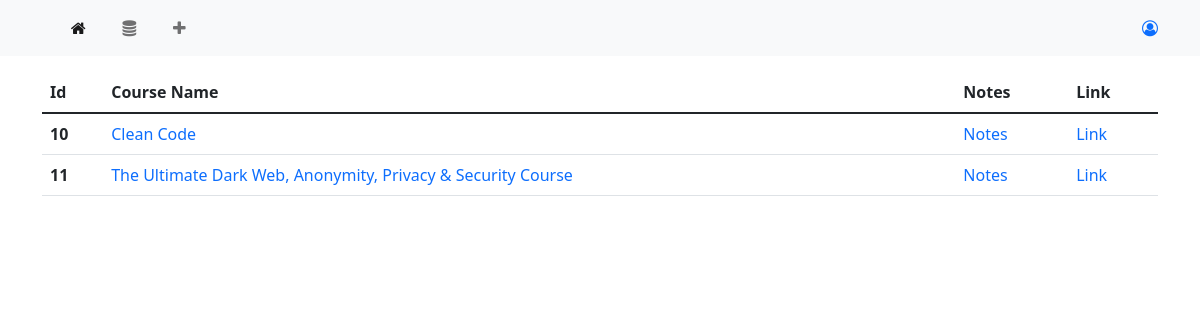
Page /course/ on the earlier database version.
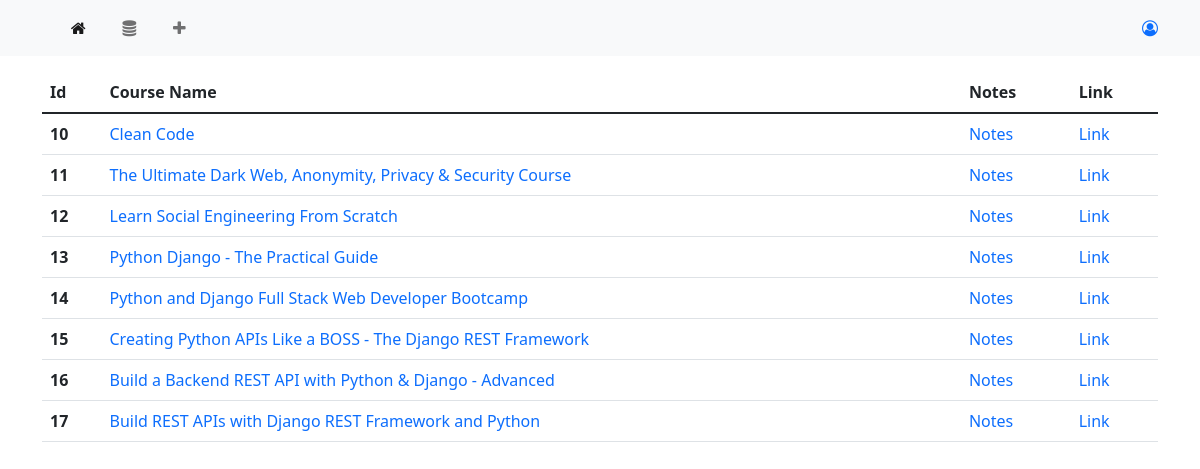
Same page on the later database version.
### myapp/models.py (models this page shows, shortened)
class Course(models.Model):
    title = models.CharField(max_length=200)
    google_docs_link = models.URLField(null=True, blank=True)
    link = models.URLField()
    chapters_videos_json = models.TextField()
    category = models.ForeignKey(Category, on_delete=models.CASCADE, null=True, blank=True)
    is_done = models.BooleanField(default=False)

### myapp/views.py (the view)
# urls.py: path('', views.course_list, name='course-list-page'),
def course_list(request):
    context = {
        'courses': Course.objects.all()
    }
    return render(request, 'myapp/course_list.html', context=context)

### myapp/templates/myapp/course_list.html (shortened to what this page needs)
{% extends 'myapp/base.html' %}
{% block home_active %} active {% endblock home_active %}
{% block page_content %}
    <table class="table">
        <thead>
            <tr>
                <th scope="col">Id</th>
                <th scope="col">Course Name</th>
                <th scope="col">Notes</th>
                <th scope="col">Link</th>
            </tr>
        </thead>
        <tbody>
            {% for course in courses %}
                <tr>
                    <th>{{course.id}}</th>
                    <td><a href="{% url 'course-detail-page' course.id %}">{{course.title}} {% if course.is_done %} <span class="done"></span> {% endif %} </a></td>
                    <td><a href="{% if course.google_docs_link %}{{course.google_docs_link}}{% endif %}" target="_blank">Notes</a></td>
                    <td><a href="{% if course.link %}{{course.link}}{% endif %}" target="_blank">Link</a></td>
                </tr>
            {% endfor %}
        </tbody>
    </table>
{% endblock page_content %}

### myapp/templates/myapp/base.html (shortened to what this page needs)
<!doctype html>
<html lang="en">
  <head>
    <link href="https://cdn.jsdelivr.net/npm/bootstrap@5.1.3/dist/css/bootstrap.min.css" rel="stylesheet">
    <link rel="stylesheet" href="https://cdnjs.cloudflare.com/ajax/libs/font-awesome/4.7.0/css/font-awesome.css" />
  </head>
  <body>
    <nav class="navbar navbar-expand navbar-light bg-light">
        <div class="container">
            <div class="collapse navbar-collapse" id="main-nav">
            <ul class="navbar-nav me-auto mb-2 mb-lg-0">
                <li class="nav-item">
                  <a class="nav-link {% block home_active %}{% endblock home_active %}" href="{% url 'course-list-page' %}"><i class="fa fa-home" aria-hidden="true"></i></a>
                </li>
                <li class="nav-item">
                  <a class="nav-link {% block storage_active %}{% endblock storage_active %}" href="{% url 'storage-list-page' %}"><i class="fa fa-database" aria-hidden="true"></i></a>
                </li>
                <li class="nav-item">
                  <a class="nav-link {% block course_add_active %}{% endblock course_add_active %}" href="{% url 'course-add-page' %}"><i class="fa fa-plus" aria-hidden="true"></i></a>
                </li>
            </ul>
            <div class="d-flex">
                <a href="{% url 'admin:index' %}"><i class="fa fa-user-circle-o" aria-hidden="true"></i></a>
            </div>
            </div>
        </div>
    </nav>
    <div class="container my-3">
      {% block page_content %}{% endblock page_content %}
    </div>
  </body>
</html>

### myapp/templates/myapp/base.html (style rules this page uses)
a { text-decoration: none; }
ul { list-style: none; padding: 0; }
li { padding-left: 1.3em; }

Differences in the rows shown:
added Course: id "12", title "Learn Social Engineering From Scratch"
added Course: id "13", title "Python Django - The Practical Guide"
added Course: id "14", title "Python and Django Full Stack Web Developer Bootcamp"
added Course: id "15", title "Creating Python APIs Like a BOSS - The Django REST Framework"
added Course: id "16", title "Build a Backend REST API with Python & Django - Advanced"
added Course: id "17", title "Build REST APIs with Django REST Framework and Python"
